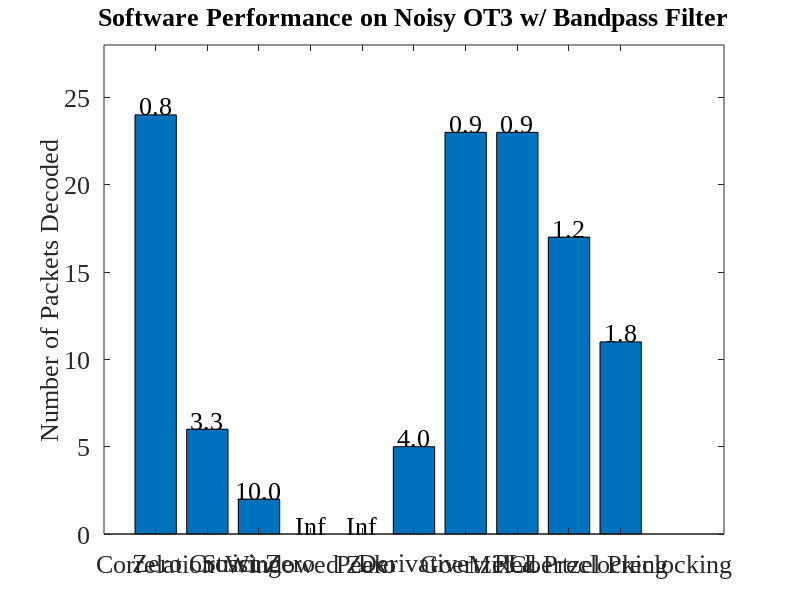

Source code (MATLAB): (Note: this script raises an error after producing the figure.)
fontSize = 19;
% .wav file	Filtering	Correlation	Zero Xing	Strict Xing	Windowed Zero	Peak	Derivative	Goertzel	PLL	PreClocking	Goertzel Pre
% OT3Test	None        40          35          40          39              3       40          40          40	0           40	
%           Bandpass	40          19          0           0               0       33          40          40	40          28	
%           6db         40          12          40          0               0       14          40          0	39          15	
% Gen200	None        200         200         200         200             200     200         200         200	0           200	
%           Bandpass	200         27          200         0               0       200         200         200	200         106	
%           6db         200         200         200         0               0       200         200         200	200         199	
% OT3WNoise	None        24          0           6           0               0       3           25          21	0           10	
%           Bandpass	24          6           2           0               0       5           23          23	17          11	
%           6db         11          1           9           0               0       4           6           14	6           5	
% LATrack1	None        946         460         568         298             0       543         965         925	0           564	
%           Bandpass	964         536         151         0               0       422         965         654	939         431	
%           6db         914         53          422         0               0       97          512         189	482         224	
% LATrack2	None        639         0           0           162             0       5           608         0	0           390	
%           Bandpass	872         0           0           0               0       0           448         0	939         230	
%           6db         958         209         74          0               0       254         956         0	947         392	

x = [24          6           2           0               0       5           23          23	17          11];
y = ['Correlation' 'Zero Crossing' 'Strict Zero' 'Windowed Zero' 'Peak' 'Derivative' 'Goertzel' 'PLL' 'Mixed Preclocking' 'Goertzel Preclocking'];
f = figure('Position',[0,0,1280,1024]);
set(gcf,'color','w');
bar(x);
ylim([0,28]);
snr = 20./x;
for i1=1:numel(x)
    text(i1,x(i1),num2str(snr(i1),'%0.1f'),...
               'HorizontalAlignment','center',...
               'VerticalAlignment','bottom')
end
filename = 'Software Performance on Noisy OT3 w/ Bandpass Filter';
title(filename);
%xlabel('Devices');
ylabel('Number of Packets Decoded');
set(gca,'XTickLabel',{'Correlation' 'Zero Crossing' 'Strict Zero' 'Windowed Zero' 'Peak' 'Derivative' 'Goertzel' 'PLL' 'Mixed Preclocking' 'Goertzel Preclocking'})
set(gca,'FontSize',fontSize, 'FontName', 'Times New Roman');
set(findall(gcf,'type','text'),'FontSize',fontSize, 'FontName', 'Times New Roman');
rotateXLabels(gca, 45)
set(gca, 'xtick', [])
grid on
saveas(f, strcat('.\..\..\..\rrxthesis\images\',regexprep(filename,'[^\w'']',''),'.png'));
pause();
close(f);
clear all;